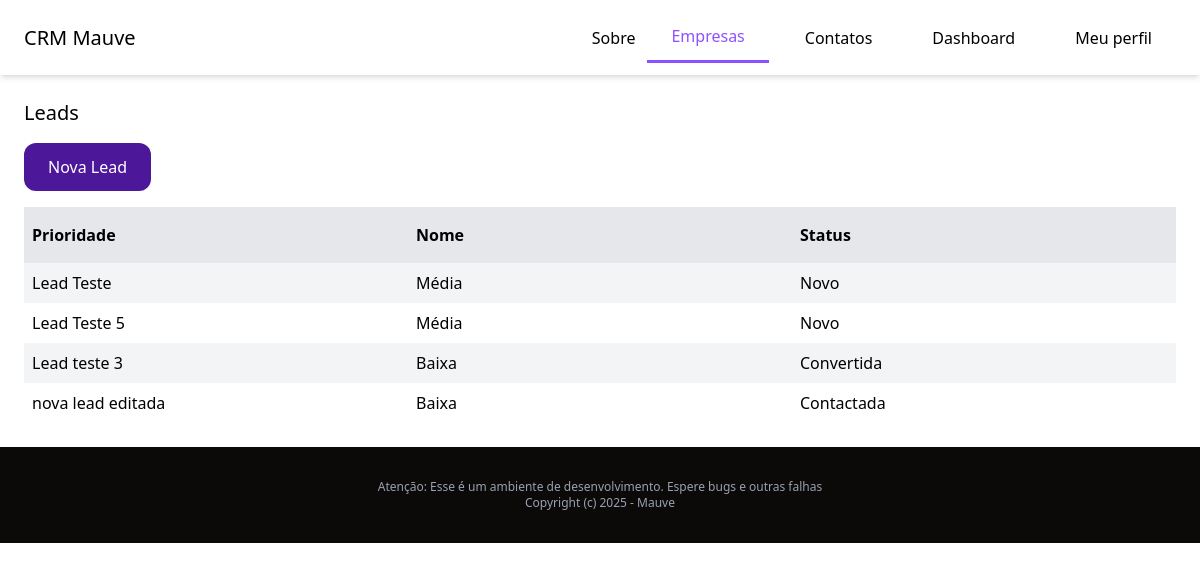
The app's page /dashboard/leads/ (signed in), older data.
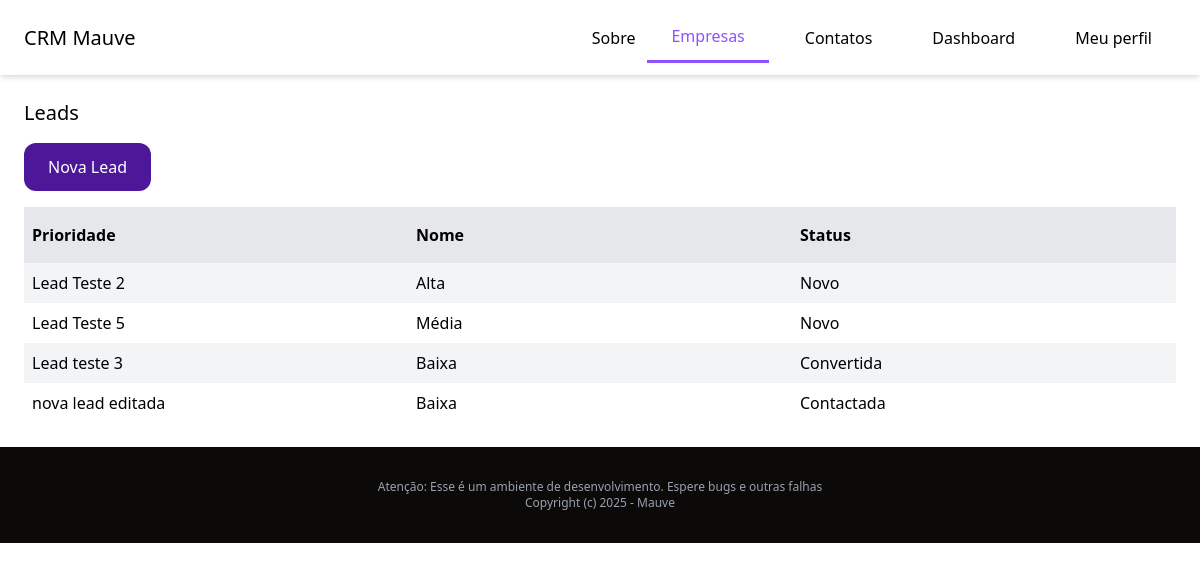
The same page, newer data.
### lead/models.py (models this page shows, shortened)
class Lead(models.Model):
    LOW = 'baixa'
    MEDIUM = 'media'
    HIGH = 'alta'
    CHOICES_PRIORITY = [
        (LOW, 'Baixa'),
        (MEDIUM, 'Média'),
        (HIGH, 'Alta')
    ]
    NOVO = 'novo'
    CONT = 'contactada'
    CONV = 'convertida'
    PERD = 'perdida'
    CHOICES_STATUS = [
        (NOVO, 'Novo'),
        (CONT, 'Contactada'),
        (CONV, 'Convertida'),
        (PERD, 'Perdida'),
    ]
    team = models.ForeignKey(Team, related_name='leads', on_delete=models.CASCADE)
    nome = models.CharField(max_length=255)
    email = models.EmailField()
    sobre = models.CharField(blank=True, null=True)
    prioridade = models.CharField(max_length=10, choices=CHOICES_PRIORITY, default=MEDIUM)
    status = models.CharField(max_length=10, choices=CHOICES_STATUS, default=NOVO)
    convertida_para_client = models.BooleanField(default=False)
    criada_por = models.ForeignKey(User, related_name='leads', on_delete=models.CASCADE)
    criada_em = models.DateTimeField(auto_now_add=True)
    modificada_em = models.DateTimeField(auto_now=True)
    class Meta:
        ordering = ('nome',)

### lead/views.py (the view)
# urls.py: path('', views.LeadListView.as_view(), name='lista'),
class LeadListView(ListView):
    model = Lead
    def get_queryset(self):
        queryset = super(LeadListView, self).get_queryset()
        queryset = queryset.filter(
            criada_por=self.request.user, convertida_para_client=False)
        return queryset
    @method_decorator(login_required)
    def dispatch(self, *args, **kwargs):
        return super().dispatch(*args, **kwargs)

### lead/templates/lead/lead_list.html (shortened to what this page needs)
{% extends 'core/base.html' %}
{% block content %}
    <div class="py-6 px-6">
        <h1 class="mb-4 text-xl">Leads</h1>
        <a href="{% url 'leads:add' %}" class="py-3 px-6 inline-block text-white bg-violet-900 rounded-xl hover:bg-violet-600">Nova Lead</a>
        <div class="flex justify-between mt-4">
            <p class="py-4 px-2 bg-gray-200 w-full font-semibold">Prioridade</p>
            <p class="py-4 px-2 bg-gray-200 w-full font-semibold">Nome</p>
            <p class="py-4 px-2 bg-gray-200 w-full font-semibold">Status</p>
        </div>
        {% for lead in object_list %}
            <div class="flex justify-between">
                <p class="py-2 px-2  w-full {% cycle 'bg-gray-100' '' %}">
                    <a href="{% url 'leads:sobre' lead.id %}">{{ lead.nome }}</a>
                </p>
                <p class="py-2 px-2  w-full {% cycle 'bg-gray-100' '' %}">
                    {{ lead.get_prioridade_display }}
                </p>
                <p class="py-2 px-2  w-full {% cycle 'bg-gray-100' '' %}">
                    {{ lead.get_status_display }}
                </p>
            </div>
        {% empty %}
            <p class="py-2 px-2 text-gray-900">Você ainda não cadastrou nenhuma lead</p>
        {% endfor %}
    </div>
{% endblock %}

Row changes from the older to the newer data that the page shows:
removed Lead: nome "Lead Teste", prioridade "Média", status "Novo"
added Lead: nome "Lead Teste 2", prioridade "Alta", status "Novo"
